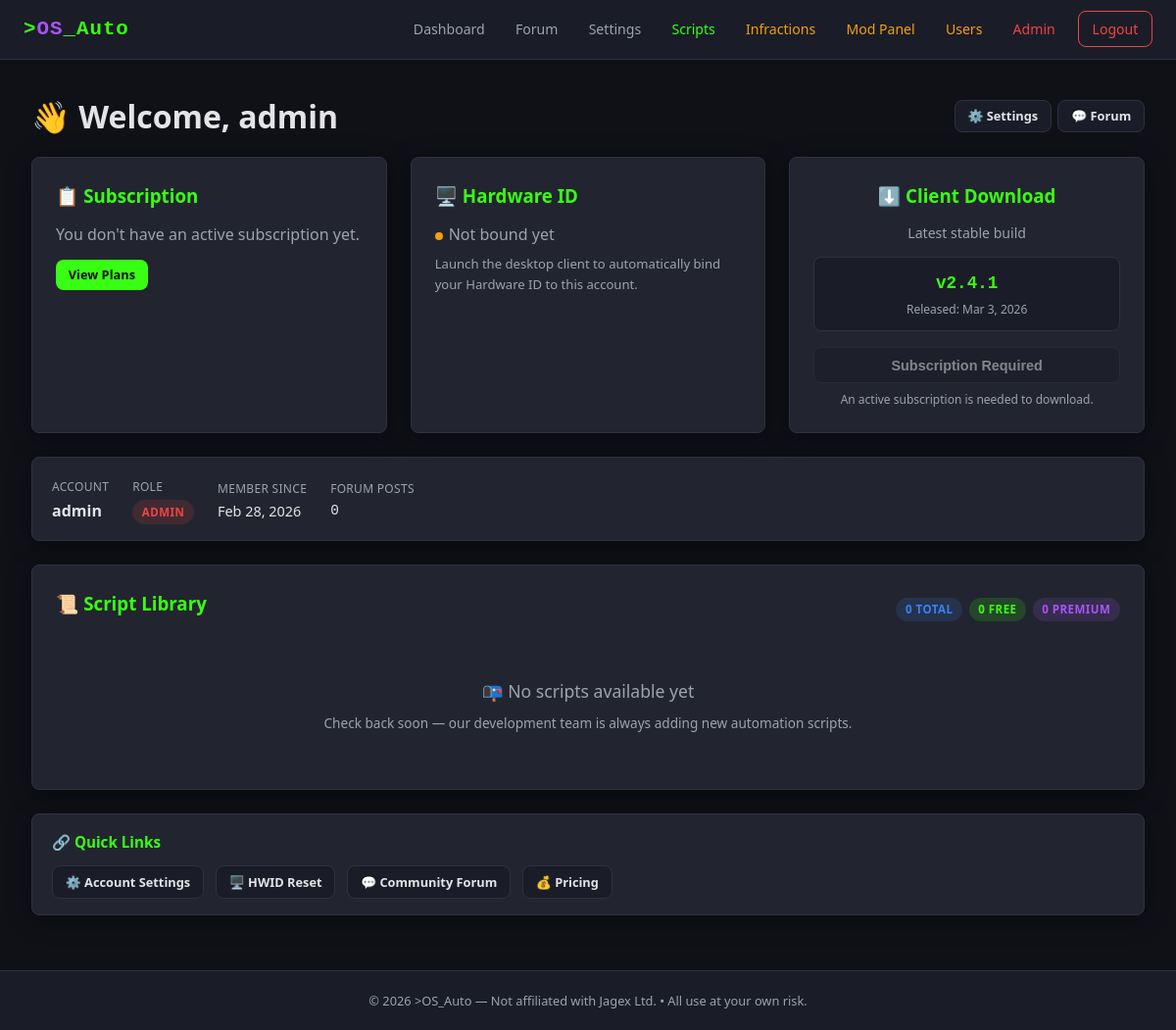
/dashboard.php (signed in), run on the app's committed database.
### tables this page shows
CREATE TABLE `users` (
  `user_id`         INT UNSIGNED    NOT NULL AUTO_INCREMENT,
  `username`        VARCHAR(32)     NOT NULL,
  `email`           VARCHAR(255)    NOT NULL,
  `password_hash`   VARCHAR(255)    NOT NULL,
  `hwid`            VARCHAR(128)    DEFAULT NULL,
  `hwid_updated_at` DATETIME        DEFAULT NULL,
  `role`            ENUM('user','moderator','admin') NOT NULL DEFAULT 'user',
  `created_at`      DATETIME        NOT NULL DEFAULT CURRENT_TIMESTAMP,
  PRIMARY KEY (`user_id`),
  UNIQUE KEY `uq_username` (`username`),
  UNIQUE KEY `uq_email`    (`email`)
);

### includes/functions.php (called while the page is built, shortened)
<?php
function isLoggedIn(): bool
{
    return isset($_SESSION['user_id']);
}
function e(string $value): string
{
    return htmlspecialchars($value, ENT_QUOTES, 'UTF-8');
}
function currentUser(PDO $pdo): ?array
{
    $stmt = $pdo->prepare('SELECT * FROM `users` WHERE `user_id` = ?');
    $stmt->execute([$_SESSION['user_id']]);
    return $stmt->fetch() ?: null;
}

### dashboard.php (the view, shortened to what this page needs)
<?php
require_once __DIR__ . '/includes/db.php';
require_once __DIR__ . '/includes/functions.php';
$user = currentUser($pdo);
$subStmt = $pdo->prepare(
    'SELECT * FROM `subscriptions`
     WHERE `user_id` = ?
     ORDER BY `expires_at` DESC
     LIMIT 1'
);
$subStmt->execute([$user['user_id']]);
$sub = $subStmt->fetch();
$isActive = false;
$isBanned = false;
$daysLeft = 0;
$scripts = $pdo->query(
    'SELECT s.*, u.username AS author_name
     FROM `scripts` s
     LEFT JOIN `users` u ON u.user_id = s.author_id
     ORDER BY s.title ASC'
)->fetchAll();
$freeCount    = 0;
$premiumCount = 0;
require_once __DIR__ . '/includes/header.php';
?>
<div class="flex-between flex-between-mobile mb-1">
  <h1>👋 Welcome, <?= e($user['username']) ?></h1>
  <div style="display:flex;gap:.4rem;flex-wrap:wrap;">
    <a href="/settings.php" class="btn btn-secondary btn-sm">⚙️ Settings</a>
    <a href="/forum/index.php" class="btn btn-secondary btn-sm">💬 Forum</a>
  </div>
</div>
<div class="grid-3">
  <div class="card">
    <h3>📋 Subscription</h3>
    <?php if ($sub): ?>
      <p style="margin-bottom:.5rem;">
        Status:
        <?php if ($isBanned): ?>
          <span class="badge badge-red">BANNED</span>
        <?php elseif ($isActive): ?>
          <span class="badge badge-green">ACTIVE</span>
        <?php else: ?>
          <span class="badge badge-amber">EXPIRED</span>
        <?php endif; ?>
      </p>
      <?php if ($isActive): ?>
        <p style="color:var(--text-secondary);font-size:.88rem;">
          Expires: <strong style="color:var(--text-primary);"><?= e($sub['expires_at']) ?></strong>
        </p>
        <p style="color:var(--text-secondary);font-size:.82rem;margin-top:.3rem;">
          ⏳ <?= $daysLeft ?> day<?= $daysLeft !== 1 ? 's' : '' ?> remaining
        </p>
      <?php elseif ($isBanned): ?>
        <p style="color:var(--accent-red);font-size:.88rem;">
          Your account has been suspended. Contact support if you believe this is an error.
        </p>
      <?php else: ?>
        <p style="color:var(--text-secondary);font-size:.88rem;">
          Your subscription expired on <?= e($sub['expires_at']) ?>.
        </p>
        <a href="/index.php#pricing" class="btn btn-primary btn-sm mt-1">Renew Now</a>
      <?php endif; ?>
    <?php else: ?>
      <p style="color:var(--text-secondary);margin-bottom:.75rem;">
        You don't have an active subscription yet.
      </p>
      <a href="/index.php#pricing" class="btn btn-primary btn-sm">View Plans</a>
    <?php endif; ?>
  </div>
  <div class="card">
    <h3>🖥️ Hardware ID</h3>
    <?php if ($user['hwid']): ?>
      <p style="color:var(--text-secondary);font-size:.82rem;margin-bottom:.4rem;">
        Your client is bound to:
      </p>
      <p style="font-family:var(--font-mono);font-size:.78rem;color:var(--accent-purple);
                word-break:break-all;background:var(--bg-secondary);
                padding:.5rem .75rem;border-radius:var(--radius);
                border:1px solid var(--border-color);">
        <?= e($user['hwid']) ?>
      </p>
      <?php
        $canReset  = true;
        $nextReset = null;
        if ($user['hwid_updated_at']) {
            $cooldownEnd = strtotime($user['hwid_updated_at']) + (7 * 86400);
            if (time() < $cooldownEnd) {
                $canReset  = false;
                $nextReset = date('M j, Y', $cooldownEnd);
            }
        }
      ?>
      <div class="mt-1">
        <?php if ($canReset): ?>
          <a href="/hwid_reset.php" class="btn btn-secondary btn-sm">🔄 Reset HWID</a>
        <?php else: ?>
          <p style="font-size:.78rem;color:var(--accent-amber);">
            🔒 Reset available <?= e($nextReset) ?>
          </p>
          <a href="/hwid_reset.php" class="btn btn-secondary btn-sm mt-1" style="opacity:.6;">
            View Reset Page
          </a>
        <?php endif; ?>
      </div>
    <?php else: ?>
      <p style="color:var(--text-secondary);">
        <span class="dot dot-amber"></span>Not bound yet
      </p>
      <p style="color:var(--text-secondary);font-size:.82rem;margin-top:.4rem;">
        Launch the desktop client to automatically bind your Hardware ID to this account.
      </p>
    <?php endif; ?>
  </div>
  <div class="card text-center">
    <h3>⬇️ Client Download</h3>
    <p style="color:var(--text-secondary);font-size:.88rem;margin-bottom:.75rem;">
      Latest stable build
    </p>
    <div style="background:var(--bg-secondary);border:1px solid var(--border-color);
                border-radius:var(--radius);padding:.75rem;margin-bottom:1rem;">
      <div style="font-family:var(--font-mono);font-size:1.1rem;font-weight:700;
                  color:var(--accent-green);">
        v2.4.1
      </div>
      <div style="font-size:.75rem;color:var(--text-secondary);margin-top:.2rem;">
        Released: <?= date('M j, Y') ?>
      </div>
    </div>
    <?php if ($isActive): ?>
      <a href="#" class="btn btn-primary w-full"
         onclick="alert('Download link placeholder'); return false;">
        Download Client
      </a>
    <?php else: ?>
      <button class="btn btn-secondary w-full" disabled
              style="opacity:.5;cursor:not-allowed;"
              title="Active subscription required">
        Subscription Required
      </button>
      <p style="font-size:.75rem;color:var(--text-secondary);margin-top:.4rem;">
        An active subscription is needed to download.
      </p>
    <?php endif; ?>
  </div>
</div>
<div class="card" style="padding:1rem 1.25rem;">
  <div style="display:flex;gap:1.5rem;flex-wrap:wrap;justify-content:flex-start;align-items:center;">
    <div>
      <span style="font-size:.75rem;color:var(--text-secondary);text-transform:uppercase;letter-spacing:.3px;">
        Account
      </span>
      <div style="font-weight:600;"><?= e($user['username']) ?></div>
    </div>
    <div>
      <span style="font-size:.75rem;color:var(--text-secondary);text-transform:uppercase;letter-spacing:.3px;">
        Role
      </span>
      <div>
        <span class="badge <?=
          $user['role']==='admin' ? 'badge-red' :
          ($user['role']==='moderator' ? 'badge-amber' : 'badge-blue')
        ?>"><?= e(ucfirst($user['role'])) ?></span>
      </div>
    </div>
    <div>
      <span style="font-size:.75rem;color:var(--text-secondary);text-transform:uppercase;letter-spacing:.3px;">
        Member Since
      </span>
      <div style="font-size:.9rem;"><?= e(date('M j, Y', strtotime($user['created_at']))) ?></div>
    </div>
    <div>
      <span style="font-size:.75rem;color:var(--text-secondary);text-transform:uppercase;letter-spacing:.3px;">
        Forum Posts
      </span>
      <div style="font-size:.9rem;font-family:var(--font-mono);">
        <?= number_format($user['post_count'] ?? 0) ?>
      </div>
    </div>
  </div>
</div>
<div class="card">
  <div class="flex-between flex-between-mobile mb-1">
    <h3>📜 Script Library</h3>
    <div style="display:flex;gap:.4rem;flex-wrap:wrap;">
      <span class="badge badge-blue"><?= count($scripts) ?> total</span>
      <span class="badge badge-green"><?= $freeCount ?> free</span>
      <span class="badge badge-purple"><?= $premiumCount ?> premium</span>
    </div>
  </div>
  <?php if ($scripts): ?>
    <div class="desktop-only">
      <div class="table-wrap">
        <table>
          <thead>
            <tr>
              <th>Title</th>
              <th>Category</th>
              <th>Version</th>
              <th>Type</th>
              <th>Author</th>
              <th>Access</th>
            </tr>
          </thead>
          <tbody>
            <?php foreach ($scripts as $s): ?>
              <tr>
                <td>
                  <strong><?= e($s['title']) ?></strong>
                  <?php if ($s['description']): ?>
                    <div style="font-size:.78rem;color:var(--text-secondary);margin-top:2px;
                                max-width:300px;overflow:hidden;text-overflow:ellipsis;white-space:nowrap;">
                      <?= e($s['description']) ?>
                    </div>
                  <?php endif; ?>
                </td>
                <td>
                  <span class="badge badge-blue"><?= e($s['category']) ?></span>
                </td>
                <td>
                  <span style="font-family:var(--font-mono);font-size:.85rem;">
                    v<?= e($s['version']) ?>
                  </span>
                </td>
                <td>
                  <?php if ($s['is_premium']): ?>
                    <span class="badge badge-purple">Premium</span>
                  <?php else: ?>
                    <span class="badge badge-green">Free</span>
                  <?php endif; ?>
                </td>
                <td style="font-size:.85rem;">
                  <?= e($s['author_name'] ?? 'System') ?>
                </td>
                <td>
                  <?php if (!$s['is_premium'] || $isActive): ?>
                    <span class="dot dot-green"></span>
                    <span style="font-size:.82rem;color:var(--accent-green);">Available</span>
                  <?php else: ?>
                    <span class="dot dot-amber"></span>
                    <span style="font-size:.82rem;color:var(--accent-amber);">Sub Required</span>
                  <?php endif; ?>
                </td>
              </tr>
            <?php endforeach; ?>
          </tbody>
        </table>
      </div>
    </div>
    <div class="mobile-only">
      <?php foreach ($scripts as $s): ?>
        <div style="padding:.75rem 0;border-bottom:1px solid var(--border-color);">
          <div style="display:flex;justify-content:space-between;align-items:flex-start;gap:.5rem;">
            <div style="min-width:0;flex:1;">
              <strong style="font-size:.92rem;"><?= e($s['title']) ?></strong>
              <?php if ($s['description']): ?>
                <div style="font-size:.76rem;color:var(--text-secondary);margin-top:.15rem;
                            display:-webkit-box;-webkit-line-clamp:2;-webkit-box-orient:vertical;
                            overflow:hidden;">
                  <?= e($s['description']) ?>
                </div>
              <?php endif; ?>
            </div>
            <div style="flex-shrink:0;">
              <?php if ($s['is_premium']): ?>
                <span class="badge badge-purple">Premium</span>
              <?php else: ?>
                <span class="badge badge-green">Free</span>
              <?php endif; ?>
            </div>
          </div>
          <div style="display:flex;gap:.6rem;flex-wrap:wrap;margin-top:.4rem;
                      font-size:.76rem;color:var(--text-secondary);align-items:center;">
            <span class="badge badge-blue" style="font-size:.65rem;">
              <?= e($s['category']) ?>
            </span>
            <span style="font-family:var(--font-mono);">v<?= e($s['version']) ?></span>
            <span>by <?= e($s['author_name'] ?? 'System') ?></span>
            <span>
              <?php if (!$s['is_premium'] || $isActive): ?>
                <span class="dot dot-green"></span>Available
              <?php else: ?>
                <span class="dot dot-amber"></span>Sub Required
              <?php endif; ?>
            </span>
          </div>
        </div>
      <?php endforeach; ?>
    </div>
  <?php else: ?>
    <div class="text-center" style="padding:2rem 1rem;">
      <p style="color:var(--text-secondary);font-size:1.1rem;margin-bottom:.5rem;">
        📭 No scripts available yet
      </p>
      <p style="color:var(--text-secondary);font-size:.85rem;">
        Check back soon — our development team is always adding new automation scripts.
      </p>
    </div>
  <?php endif; ?>
</div>
<div class="card" style="padding:1rem 1.25rem;">
  <h3 style="font-size:.95rem;">🔗 Quick Links</h3>
  <div style="display:flex;gap:.75rem;flex-wrap:wrap;margin-top:.5rem;">
    <a href="/settings.php" class="btn btn-secondary btn-sm">⚙️ Account Settings</a>
    <a href="/hwid_reset.php" class="btn btn-secondary btn-sm">🖥️ HWID Reset</a>
    <a href="/forum/index.php" class="btn btn-secondary btn-sm">💬 Community Forum</a>
    <a href="/index.php#pricing" class="btn btn-secondary btn-sm">💰 Pricing</a>
  </div>
</div>
<?php require_once __DIR__ . '/includes/footer.php'; ?>

### includes/header.php (style rules this page uses)
*, *::before, *::after { box-sizing: border-box; margin: 0; padding: 0; }
:root { --bg-primary: #0f1117; --bg-secondary: #1a1d27; --bg-card: #22252f; --border-color: #2e3140; --text-primary: #e4e4e7; --text-secondary:#9ca3af; --accent-green: #39ff14; --accent-purple: #a855f7; --accent-red: #ef4444; --accent-amber: #f59e0b; --accent-blue: #3b82f6; --font-mono: 'Courier New', monospace; --font-main: 'Segoe UI', system-ui, -apple-system, sans-serif; --radius: 8px; --shadow: 0 4px 24px rgba(0,0,0,.4); --nav-height: 60px; }
html { overflow-x: hidden; -webkit-text-size-adjust: 100%; }
body { font-family: var(--font-main); background: var(--bg-primary); color: var(--text-primary); line-height: 1.6; min-height: 100vh; display: flex; flex-direction: column; overflow-x: hidden; max-width: 100vw; }
a { color: var(--accent-green); text-decoration: none; transition: color .2s; }
.card { background: var(--bg-card); border: 1px solid var(--border-color); border-radius: var(--radius); padding: 1.5rem; margin-bottom: 1.5rem; box-shadow: var(--shadow); overflow: hidden; }
.card h2, .card h3 { margin-bottom: .75rem; color: var(--accent-green); }
.btn { display: inline-block; padding: .6rem 1.4rem; border: none; border-radius: var(--radius); font-size: .9rem; font-weight: 600; cursor: pointer; transition: opacity .2s, transform .1s; text-align: center; }
.btn-primary { background: var(--accent-green); color: #0f1117; }
.btn-secondary { background: var(--bg-secondary); color: var(--text-primary); border: 1px solid var(--border-color); }
.btn-sm { padding: .35rem .8rem; font-size: .8rem; }
.grid-3 { display: grid; grid-template-columns: repeat(3, 1fr); gap: 1.5rem; }
.badge { display: inline-block; padding: .2rem .6rem; border-radius: 20px; font-size: .72rem; font-weight: 700; text-transform: uppercase; letter-spacing: .5px; }
.badge-green { background: rgba(57,255,20,.15); color: var(--accent-green); }
.badge-red { background: rgba(239,68,68,.15); color: var(--accent-red); }
.badge-purple { background: rgba(168,85,247,.15); color: var(--accent-purple); }
.badge-blue { background: rgba(59,130,246,.15); color: var(--accent-blue); }
.dot { display: inline-block; width: 8px; height: 8px; border-radius: 50%; margin-right: 6px; }
.dot-amber { background: var(--accent-amber); }
.text-center { text-align: center; }
.mb-1 { margin-bottom: 1rem; }
.w-full { width: 100%; }
.flex-between { display: flex; justify-content: space-between; align-items: center; flex-wrap: wrap; gap: .5rem; }

### data on the page
users: username "admin", role "ADMIN", created_at "Feb 28, 2026", post_count "0"

### other printed values
count($scripts) "0"
$freeCount "0"
$premiumCount "0"
